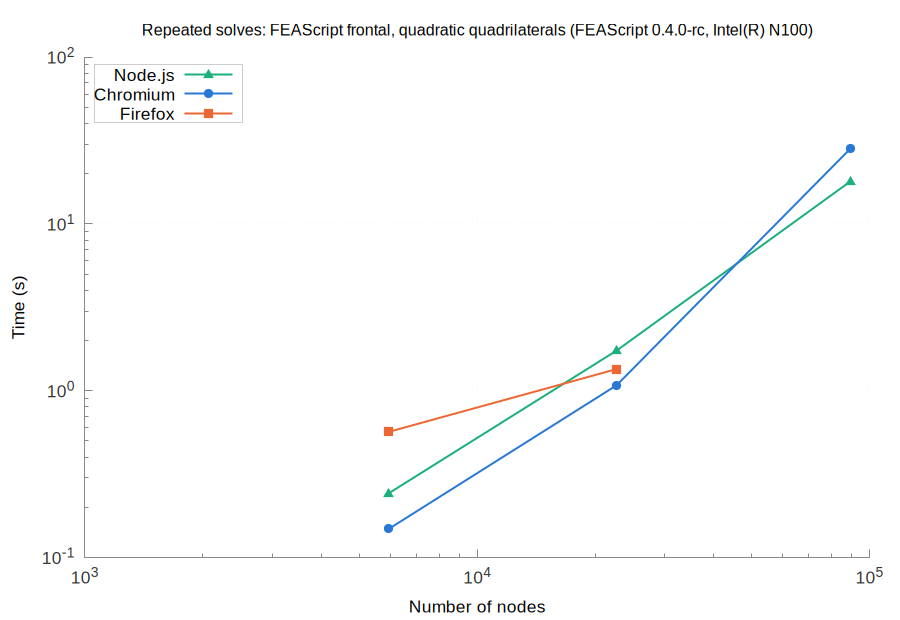

Generate this figure with gnuplot:
set terminal pngcairo size 900,620 font 'Arial,13'
set border 3 lc rgb '#888888'; set tics nomirror tc rgb '#333333'
set grid lc rgb '#e6e6e6' lw 1; set key top left box lc rgb '#cccccc' opaque
set logscale xy; set format y '10^{%L}'; set format x '10^{%L}'
set output 'browsers_FEAScript_frontal_quadratic_quadrilaterals_repeated.png'
set title 'Repeated solves: FEAScript frontal, quadratic quadrilaterals (FEAScript 0.4.0-rc, Intel(R) N100)' font 'Arial,12'
set xlabel 'Number of nodes'
set ylabel 'Time (s)'
plot 'browsers_FEAScript_frontal_quadratic_quadrilaterals_repeated_node.dat' u 1:2 w lp lw 2 pt 9 ps 1.2 lc rgb '#1baf7a' t 'Node.js', \
     'browsers_FEAScript_frontal_quadratic_quadrilaterals_repeated_chromium.dat' u 1:2 w lp lw 2 pt 7 ps 1.2 lc rgb '#2a78d6' t 'Chromium', \
     'browsers_FEAScript_frontal_quadratic_quadrilaterals_repeated_firefox.dat' u 1:2 w lp lw 2 pt 5 ps 1.2 lc rgb '#eb6834' t 'Firefox'
